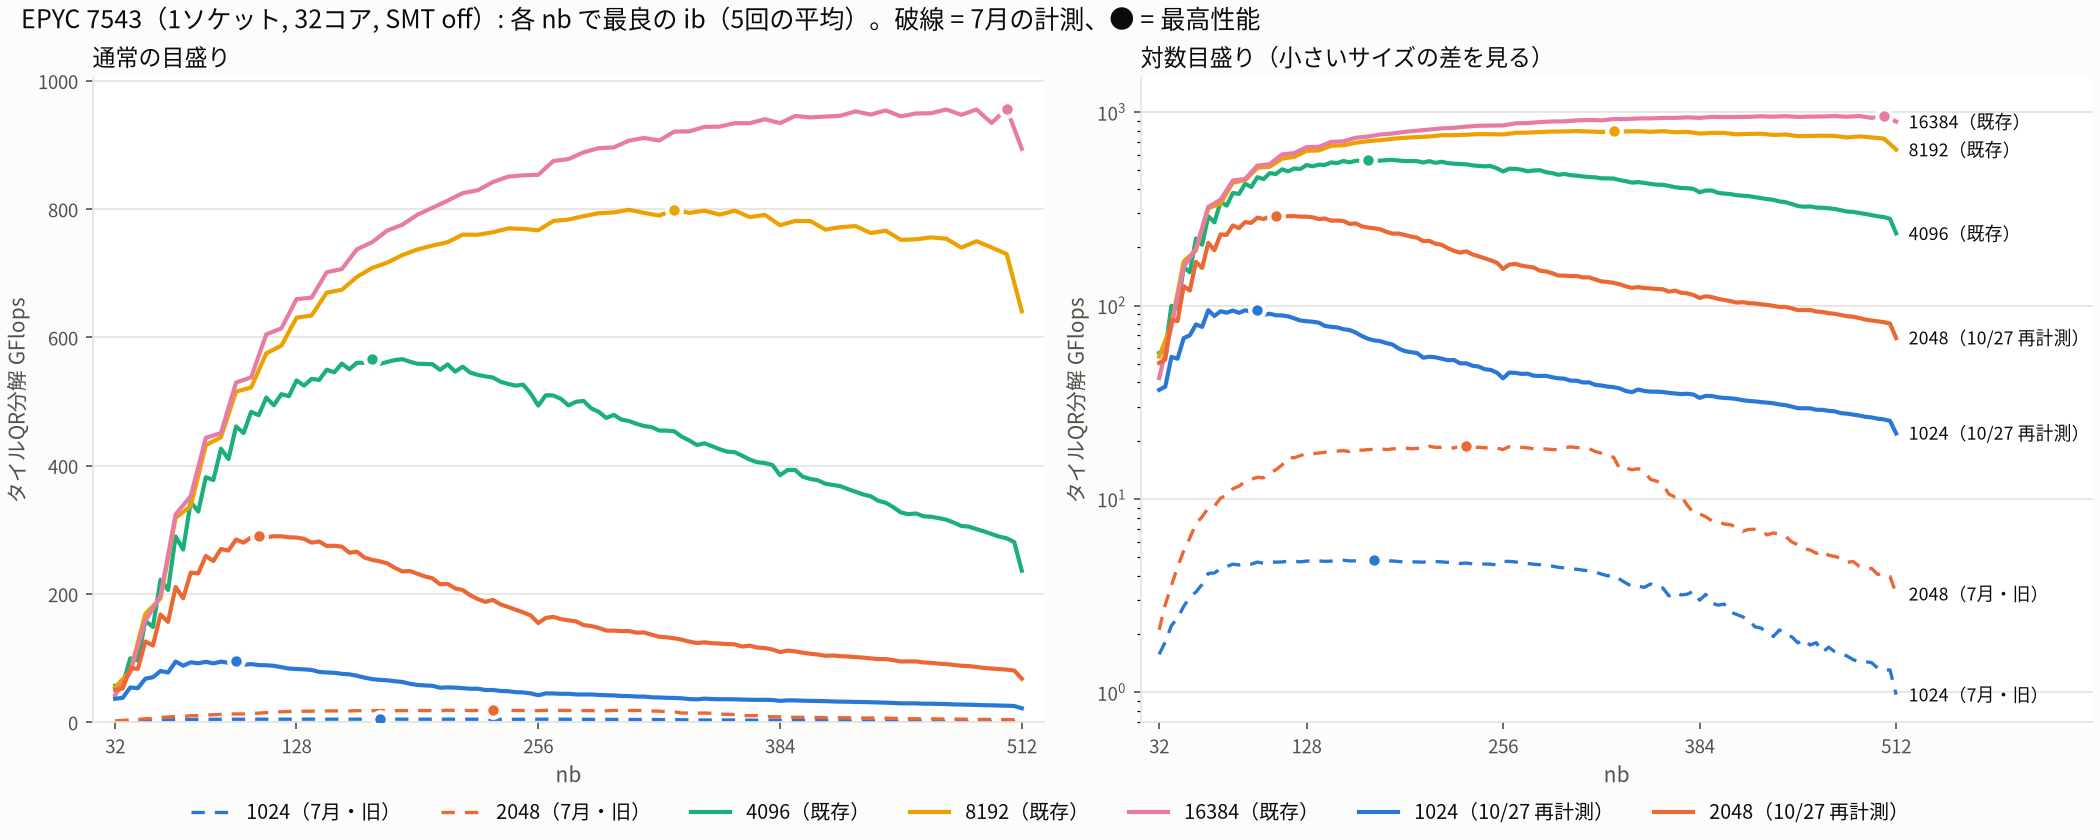

The Python source for this figure:
"""EPYC 7543 のタイル QR 性能（各 nb で最良の ib、5周の平均）。7月の計測（隔離済み）と 10/27 の再計測を重ねる。"""
from pathlib import Path
import pandas as pd, numpy as np, matplotlib
matplotlib.use("Agg")
import matplotlib.pyplot as plt
from matplotlib import font_manager as fm
fm.fontManager.addfont("/usr/share/fonts/opentype/noto/NotoSansCJK-Regular.ttc")
plt.rcParams["font.family"] = "Noto Sans CJK JP"
HERE = Path(__file__).resolve().parent
ROOT = HERE.parents[2]
D = ROOT / "raw/qr_sweep/epyc_s1_smt-off"          # 4096 以上（既存）
OLD = ROOT / "archive/quarantine/epyc_size1024-2048_slow_2026-07"
NEW = {1024: ROOT / "raw_data/epyc_s1_smt-off/epyc_size1024_nb32-512_t5_20261027_080944.csv",
       2048: ROOT / "raw_data/epyc_s1_smt-off/epyc_size2048_nb32-512_t5_20261027_095708.csv"}
INK, INK2, GRID, SURF = "#0b0b0b", "#52514e", "#e4e3df", "#fcfcfb"
COL = {1024: "#2a78d6", 2048: "#eb6834", 4096: "#1baf7a", 8192: "#eda100", 16384: "#e87ba4"}

def curve(files):
    df = pd.concat([pd.read_csv(f) for f in files])
    a = df.groupby(["nb", "ib"], as_index=False).GFlops.mean()
    return a.loc[a.groupby("nb").GFlops.idxmax()].sort_values("nb").reset_index(drop=True)

series = []  # (label, size, curve, is_old_anomalous)
for s in [1024, 2048, 4096, 8192, 16384]:
    anomalous = s in NEW
    c = curve(sorted((OLD if anomalous else D).glob(f"epyc_size{s}_*.csv")))
    series.append((f"{s}（{'7月・旧' if anomalous else '既存'}）", s, c, anomalous))
for s, f in NEW.items():
    series.append((f"{s}（10/27 再計測）", s, curve([f]), False))

fig, axes = plt.subplots(1, 2, figsize=(14, 5.6), layout="constrained")
for ax, logy in zip(axes, [False, True]):
    for label, s, c, old in series:
        ax.plot(c.nb, c.GFlops, color=COL[s], lw=1.6 if old else 2, ls=(0, (4, 3)) if old else "-",
                label=label, zorder=2 if old else 3)
        i = c.GFlops.idxmax()
        ax.plot(c.nb[i], c.GFlops[i], "o", ms=7, color=COL[s], mec=SURF, mew=2, zorder=4)
        if logy:  # 右端に直接ラベル
            ax.annotate(label, (c.nb.iloc[-1], c.GFlops.iloc[-1]), xytext=(6, 0), textcoords="offset points",
                        va="center", fontsize=8.5, color=INK)
    ax.set_xlim(20, 640 if logy else 524); ax.set_xticks([32, 128, 256, 384, 512])
    if logy:
        ax.set_yscale("log"); ax.set_ylim(0.7, 1500)
        ax.set_title("対数目盛り（小さいサイズの差を見る）", loc="left", fontsize=11, color=INK)
    else:
        ax.set_ylim(0, None)
        ax.set_title("通常の目盛り", loc="left", fontsize=11, color=INK)
    ax.set_xlabel("nb", color=INK2); ax.set_ylabel("タイルQR分解 GFlops", color=INK2)
    ax.grid(axis="y", which="major", color=GRID, lw=0.8); ax.set_axisbelow(True)
    for sp in ["top", "right"]: ax.spines[sp].set_visible(False)
    for sp in ["left", "bottom"]: ax.spines[sp].set_color(GRID)
    ax.tick_params(colors=INK2, labelsize=9)
fig.legend(*axes[0].get_legend_handles_labels(), frameon=False, fontsize=9.5, labelcolor=INK, loc="outside lower center", ncol=7)
fig.suptitle("EPYC 7543（1ソケット, 32コア, SMT off）: 各 nb で最良の ib（5回の平均）。破線 = 7月の計測、● = 最高性能",
             fontsize=12, color=INK, x=0.01, ha="left")
fig.savefig(HERE / "fig_epyc_old_vs_new.png", dpi=150, facecolor=SURF)

# 異常の大きさ
for s in NEW:
    o = next(c for l, ss, c, old in series if ss == s and old)
    n = next(c for l, ss, c, old in series if ss == s and not old)
    m = o.merge(n, on="nb", suffixes=("_old", "_new")); r = m.GFlops_new / m.GFlops_old
    print(f"size {s}: 旧 peak {o.GFlops.max():.1f} (nb {o.nb[o.GFlops.idxmax()]})  新 peak {n.GFlops.max():.1f} (nb {n.nb[n.GFlops.idxmax()]})"
          f"  peak比 {n.GFlops.max()/o.GFlops.max():.1f}x  nbごとの比 中央値 {r.median():.1f}x 範囲 {r.min():.1f}-{r.max():.1f}x")
    print("   ", m[m.nb.isin([32, 64, 96, 128, 192, 256, 384, 512])].assign(ratio=r.round(1))[["nb", "GFlops_old", "GFlops_new", "ratio"]].round(1).to_string(index=False).replace("\n", "\n    "))
for l, s, c, old in series:
    if s == 4096 and not old: print("4096 peak", c.GFlops.max().round(1))
